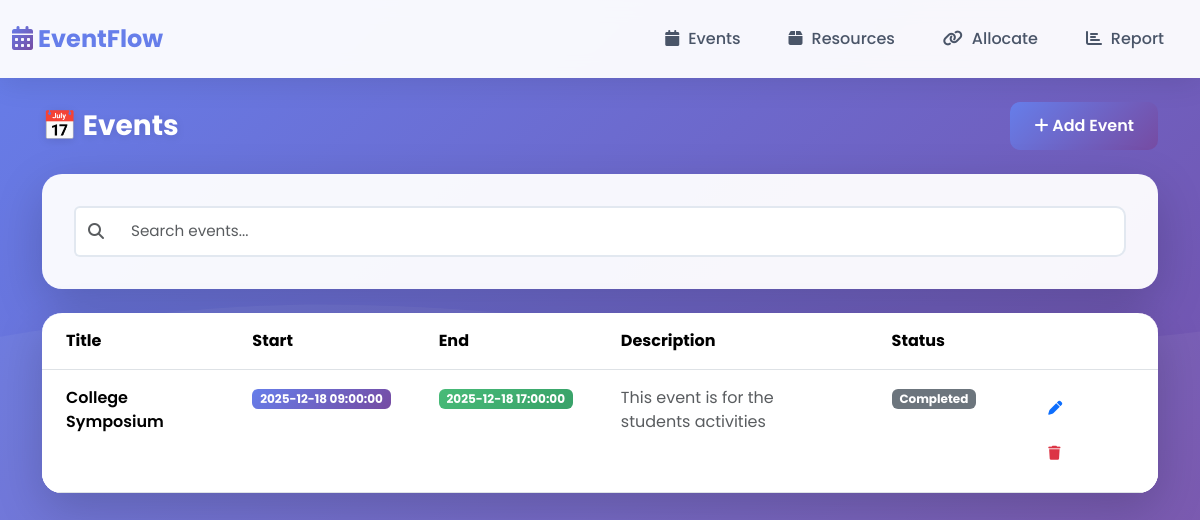
Before: /events with the older database file.
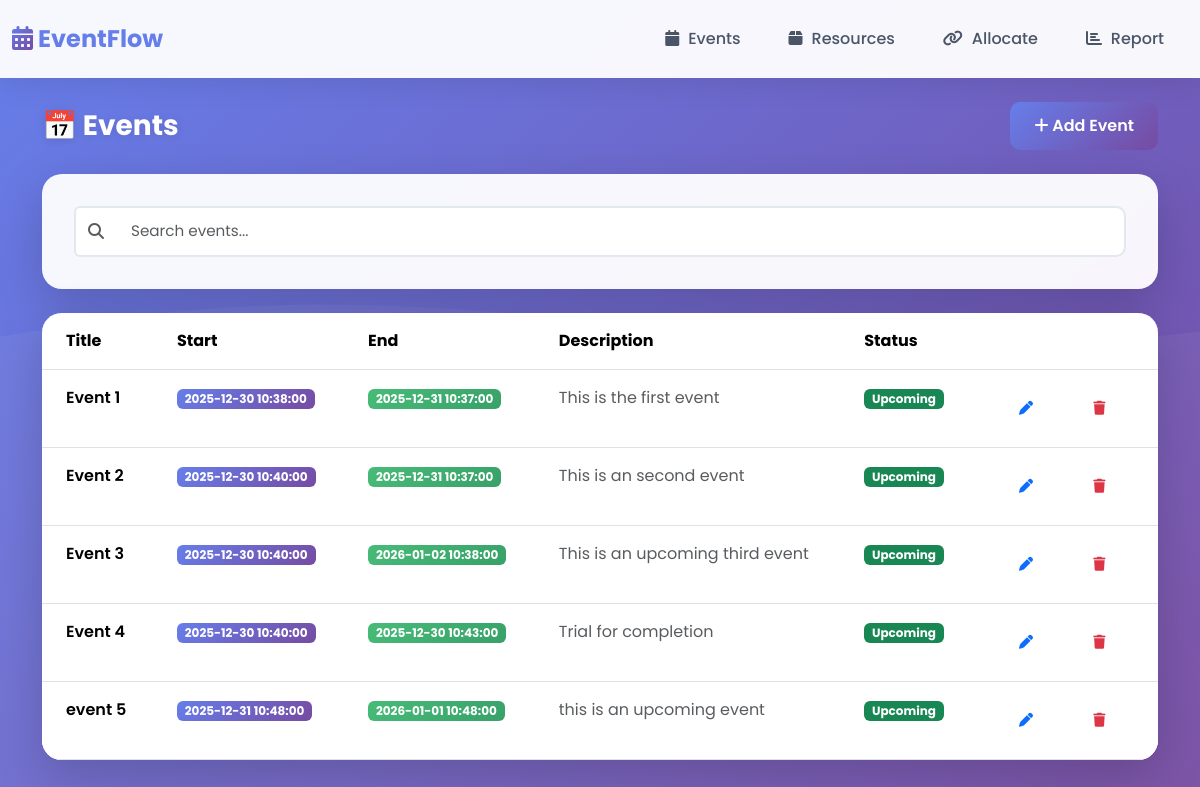
After: the same page with the newer database file.
### models/event.py (models this page shows)
class Event(db.Model):
    __tablename__ = "events"
    event_id = db.Column(db.Integer, primary_key=True)
    title = db.Column(db.String(100), nullable=False)
    start_time = db.Column(db.DateTime, nullable=False)
    end_time = db.Column(db.DateTime, nullable=False)
    description = db.Column(db.Text)
    allocations = db.relationship(
        "EventResourceAllocation",
        back_populates="event",
        cascade="all, delete-orphan"
    )

### app.py (the view)
    @app.route("/events")
    def view_events():
        events = Event.query.order_by(Event.start_time).all()
        for event in events:
            if event.end_time < datetime.now():
                event.status = "Completed"
            elif event.start_time > datetime.now():
                event.status = "Upcoming"
            else:
                event.status = "Ongoing"
        return render_template("events.html", events=events)

### templates/events.html (shortened to what this page needs)
{% extends "base.html" %}
{% block content %}
<div class="d-flex justify-content-between align-items-center mb-4">
    <h3 class="mb-0">📅 Events</h3>
    <a href="/events/add" class="btn btn-primary">
        <i class="fa-solid fa-plus"></i> Add Event
    </a>
</div>
<div class="card shadow-lg mb-4">
    <div class="card-body">
        <form method="GET">
            <div class="input-group">
                <span class="input-group-text bg-white border-end-0">
                    <i class="fa-solid fa-search text-muted"></i>
                </span>
                <input type="text" name="q"
                       class="form-control border-start-0"
                       placeholder="Search events...">
            </div>
        </form>
    </div>
</div>
<div class="card shadow-lg">
    <div class="card-body p-0">
        <div class="table-responsive">
            <table class="table table-hover mb-0">
                <thead style="background: linear-gradient(135deg, #667eea 0%, #764ba2 100%); color: white;">
                    <tr>
                        <th class="py-3 px-4">Title</th>
                        <th class="py-3 px-4">Start</th>
                        <th class="py-3 px-4">End</th>
                        <th class="py-3 px-4">Description</th>
                        <th class="py-3 px-4">Status</th>
                        <th class="py-3 px-4"></th>
                    </tr>
                </thead>
                <tbody>
                    {% for event in events %}
                    <tr style="transition: all 0.2s ease;">
                        <td class="py-3 px-4 fw-semibold">
                            {{ event.title }}
                        </td>
                        <td class="py-3 px-4">
                            <span class="badge"
                                  style="background: linear-gradient(135deg, #667eea 0%, #764ba2 100%);">
                                {{ event.start_time }}
                            </span>
                        </td>
                        <td class="py-3 px-4">
                            <span class="badge"
                                  style="background: linear-gradient(135deg, #48bb78 0%, #38a169 100%);">
                                {{ event.end_time }}
                            </span>
                        </td>
                        <td class="py-3 px-4 text-muted">
                            {{ event.description }}
                        </td>
                        <td class="py-3 px-4">
                            {% if event.status == "Completed" %}
                                <span class="badge bg-secondary">Completed</span>
                            {% elif event.status == "Ongoing" %}
                                <span class="badge bg-warning text-dark">Ongoing</span>
                            {% else %}
                                <span class="badge bg-success">Upcoming</span>
                            {% endif %}
                        </td>
                        <td class="py-3 px-4">
                            <a href="/events/edit/{{ event.event_id }}"
                               class="btn btn-sm btn-outline-primary me-2">
                                <i class="fa-solid fa-pen"></i>
                            </a>
                            <a href="/events/delete/{{ event.event_id }}"
                               onclick="return confirm('Delete this event?')"
                               class="btn btn-sm btn-outline-danger">
                                <i class="fa-solid fa-trash"></i>
                            </a>
                        </td>
                    </tr>
                    {% endfor %}
                </tbody>
            </table>
        </div>
    </div>
</div>
{% endblock %}

### templates/base.html (shortened to what this page needs)
<!DOCTYPE html>
<html lang="en">
<head>
    <link href="https://cdn.jsdelivr.net/npm/bootstrap@5.3.2/dist/css/bootstrap.min.css" rel="stylesheet">
    <link rel="stylesheet" href="https://cdnjs.cloudflare.com/ajax/libs/font-awesome/6.5.1/css/all.min.css">
</head>
<body>
<nav class="navbar navbar-expand-lg">
    <div class="container-fluid">
        <a class="navbar-brand" href="/">
            <i class="fa-solid fa-calendar-days"></i> EventFlow
        </a>
        <div class="navbar-nav ms-auto">
            <a class="nav-link" href="/events"><i class="fa-solid fa-calendar"></i> Events</a>
            <a class="nav-link" href="/resources"><i class="fa-solid fa-box"></i> Resources</a>
            <a class="nav-link" href="/allocate"><i class="fa-solid fa-link"></i> Allocate</a>
            <a class="nav-link" href="/report"><i class="fa-solid fa-chart-bar"></i> Report</a>
        </div>
    </div>
</nav>
<div class="container mt-4">
    {% block content %}{% endblock %}
</div>
</body>
</html>

### templates/base.html (style rules this page uses)
* { margin: 0; padding: 0; box-sizing: border-box; }
body { background: linear-gradient(135deg, #667eea 0%, #764ba2 100%); min-height: 100vh; font-family: 'Poppins', sans-serif; position: relative; }
body::before { content: ''; position: fixed; top: 0; left: 0; width: 100%; height: 100%; background-size: cover; background-position: bottom; pointer-events: none; z-index: 0; }
.navbar { background: rgba(255, 255, 255, 0.95) !important; backdrop-filter: blur(10px); box-shadow: 0 4px 30px rgba(0, 0, 0, 0.1); padding: 1rem 0; }
.navbar-brand { color: #667eea !important; font-weight: 700; font-size: 1.5rem; transition: all 0.3s ease; }
.navbar-brand i { background: linear-gradient(135deg, #667eea 0%, #764ba2 100%); -webkit-background-clip: text; -webkit-text-fill-color: transparent; background-clip: text; }
.nav-link { color: #4a5568 !important; font-weight: 500; margin: 0 0.5rem; padding: 0.5rem 1rem !important; border-radius: 8px; transition: all 0.3s ease; position: relative; }
.nav-link i { margin-right: 0.3rem; }
.container { position: relative; z-index: 1; }
.card { background: rgba(255, 255, 255, 0.95); border: none; border-radius: 20px; box-shadow: 0 10px 40px rgba(0, 0, 0, 0.1); transition: all 0.3s ease; overflow: hidden; }
.card-body { padding: 2rem; }
.form-control, .form-select { border: 2px solid #e2e8f0; border-radius: 10px; padding: 0.75rem 1rem; transition: all 0.3s ease; font-size: 0.95rem; }
.btn { padding: 0.75rem 1.5rem; border-radius: 10px; font-weight: 600; transition: all 0.3s ease; border: none; position: relative; overflow: hidden; }
.btn::before { content: ''; position: absolute; top: 0; left: -100%; width: 100%; height: 100%; background: rgba(255, 255, 255, 0.2); transition: left 0.3s ease; }
.btn-primary { background: linear-gradient(135deg, #667eea 0%, #764ba2 100%); }
.table { background: white; border-radius: 15px; overflow: hidden; box-shadow: 0 5px 20px rgba(0, 0, 0, 0.05); }
h3 { color: white; font-weight: 700; text-shadow: 0 2px 10px rgba(0, 0, 0, 0.1); }

### templates/events.html (style rules this page uses)
.input-group-text, .form-control { border: 2px solid #e2e8f0; }

Changed rows visible on the page:
removed Event: title "College Symposium", start_time "2025-12-18 09:00:00", end_time "2025-12-18 17:00:00", description "This event is for the students activities", shows "Completed"
added Event: title "Event 1", start_time "2025-12-30 10:38:00", end_time "2025-12-31 10:37:00", description "This is the first event", shows "Upcoming"
added Event: title "Event 2", start_time "2025-12-30 10:40:00", end_time "2025-12-31 10:37:00", description "This is an second event", shows "Upcoming"
added Event: title "Event 3", start_time "2025-12-30 10:40:00", end_time "2026-01-02 10:38:00", description "This is an upcoming third event", shows "Upcoming"
added Event: title "Event 4", start_time "2025-12-30 10:40:00", end_time "2025-12-30 10:43:00", description "Trial for completion", shows "Upcoming"
added Event: title "event 5", start_time "2025-12-31 10:48:00", end_time "2026-01-01 10:48:00", description "this is an upcoming event", shows "Upcoming"
